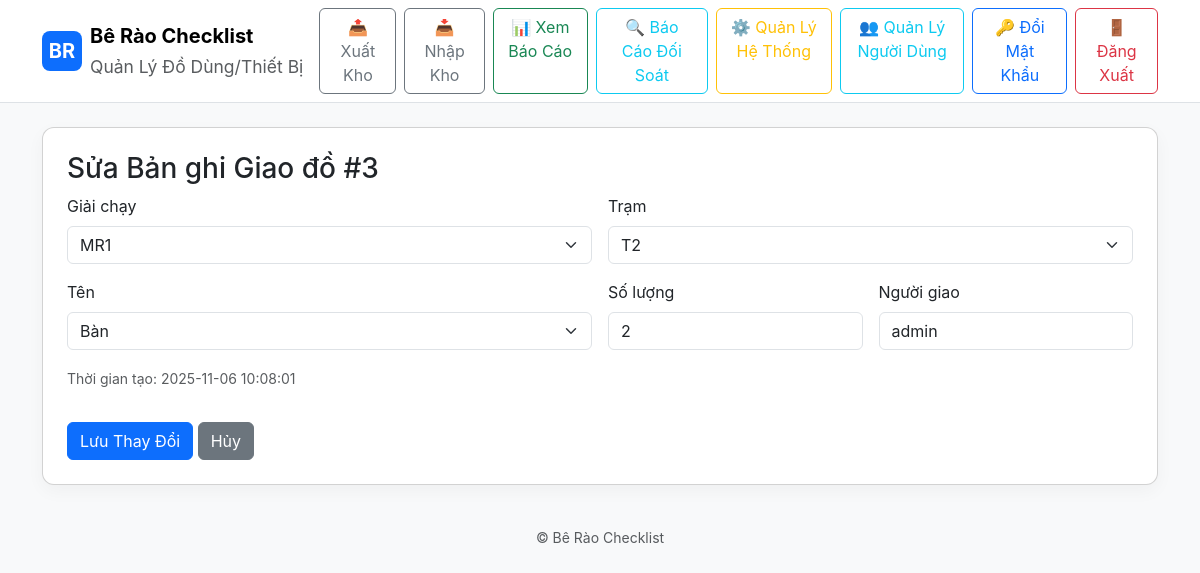
The page /admin/edit/issue/3 (signed in) on the database its author committed.
### models.py (models this page shows)
class IssueRecord(db.Model):
    id = db.Column(db.Integer, primary_key=True)
    marathon_id = db.Column(db.Integer, db.ForeignKey('marathon.id'), nullable=True)
    station_id = db.Column(db.Integer, db.ForeignKey('station.id'), nullable=True)
    equipment_id = db.Column(db.Integer, db.ForeignKey('equipment.id'), nullable=False)
    person_name = db.Column(db.String(200))
    quantity = db.Column(db.Integer)
    timestamp = db.Column(db.DateTime)
    created_by = db.Column(db.String(100))  # Username of creator

class Marathon(db.Model):
    id = db.Column(db.Integer, primary_key=True)
    name = db.Column(db.String(200), unique=True, nullable=False)

class Station(db.Model):
    id = db.Column(db.Integer, primary_key=True)
    name = db.Column(db.String(200), unique=True, nullable=False)

class Equipment(db.Model):
    id = db.Column(db.Integer, primary_key=True)
    name = db.Column(db.String(200), unique=True, nullable=False)
    available_quantity = db.Column(db.Integer, default=0)  # Tồn kho - available inventory

### app.py (the view, shortened to what this page needs)
@app.route('/admin/edit/issue/<int:record_id>', methods=['GET', 'POST'])
@admin_required
def edit_issue_record(record_id):
    user = get_current_user()
    record = IssueRecord.query.get_or_404(record_id)
    marathons = Marathon.query.order_by(Marathon.name).all()
    stations = Station.query.order_by(Station.name).all()
    equipments = Equipment.query.order_by(Equipment.name).all()
    return render_template('admin_edit_issue.html', record=record, marathons=marathons, stations=stations, equipments=equipments, user=user)

### app.py (called while the page is built)
def admin_required(f):
    @wraps(f)
    def decorated_function(*args, **kwargs):
        if not session.get('user_id'):
            flash('Vui lòng đăng nhập để truy cập trang này.', 'warning')
            return redirect(url_for('login'))
        user = User.query.get(session['user_id'])
        if not user or user.role != 'admin':
            flash('Bạn không có quyền truy cập trang này.', 'danger')
            return redirect(url_for('index'))
        return f(*args, **kwargs)
    return decorated_function

def get_current_user():
    if session.get('user_id'):
        return User.query.get(session['user_id'])
    return None

### templates/admin_edit_issue.html (shortened to what this page needs)
{% extends "base.html" %}
{% block content %}
<div class="card p-4">
  <h3>Sửa Bản ghi Giao đồ #{{ record.id }}</h3>
  <form method="post">
    <div class="row g-3">
      <div class="col-md-6">
        <label class="form-label">Giải chạy</label>
        <select name="marathon" class="form-select">
          {% for m in marathons %}
            <option value="{{ m.id }}" {% if record.marathon_id == m.id %}selected{% endif %}>{{ m.name }}</option>
          {% endfor %}
        </select>
      </div>
      <div class="col-md-6">
        <label class="form-label">Trạm</label>
        <select name="station" class="form-select">
          {% for s in stations %}
            <option value="{{ s.id }}" {% if record.station_id == s.id %}selected{% endif %}>{{ s.name }}</option>
          {% endfor %}
        </select>
      </div>
      <div class="col-md-6">
        <label class="form-label">Tên</label>
        <select name="equipment" class="form-select" required>
          {% for e in equipments %}
            <option value="{{ e.id }}" {% if record.equipment_id == e.id %}selected{% endif %}>{{ e.name }}</option>
          {% endfor %}
        </select>
      </div>
      <div class="col-md-3">
        <label class="form-label">Số lượng</label>
        <input type="number" name="quantity" class="form-control" value="{{ record.quantity }}" min="1" required>
      </div>
      <div class="col-md-3">
        <label class="form-label">Người giao</label>
        <input type="text" name="person" class="form-control" value="{{ record.person_name }}" required>
      </div>
      <div class="col-12">
        <p class="text-muted"><small>Thời gian tạo: {{ record.timestamp.strftime('%Y-%m-%d %H:%M:%S') if record.timestamp else 'N/A' }}</small></p>
      </div>
    </div>
    <div class="mt-3">
      <button type="submit" class="btn btn-primary">Lưu Thay Đổi</button>
      <a href="{{ url_for('admin_dashboard') }}" class="btn btn-secondary">Hủy</a>
    </div>
  </form>
</div>
{% endblock %}

### static/style.css (style rules this page uses)
body { font-family:Inter, system-ui, -apple-system, 'Segoe UI', Roboto, 'Helvetica Neue', Arial }
.card { border-radius:12px;box-shadow:0 6px 18px rgba(10,20,30,0.04) }

### rows shown on the page
IssueRecord: id "3", marathon "MR1", station "T2", equipment "Bàn", quantity "2", person "admin", timestamp "2025-11-06 10:08:01"
